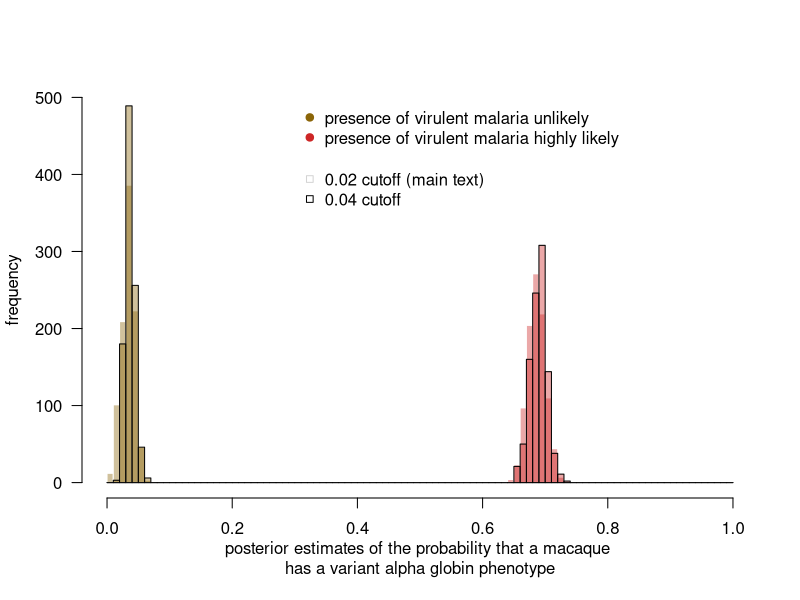
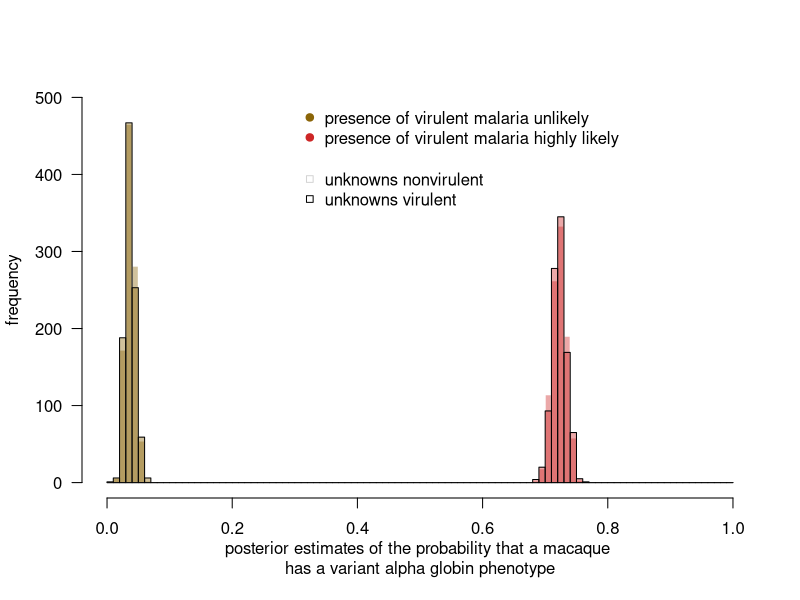
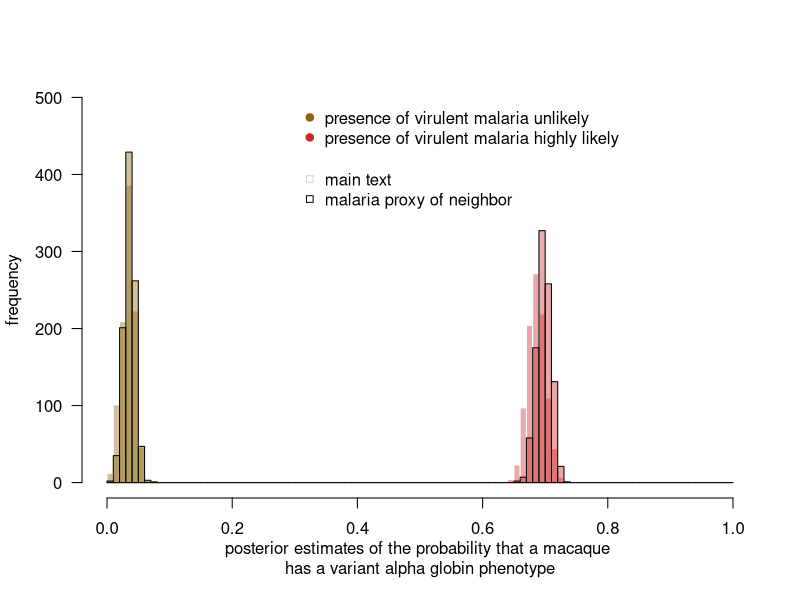
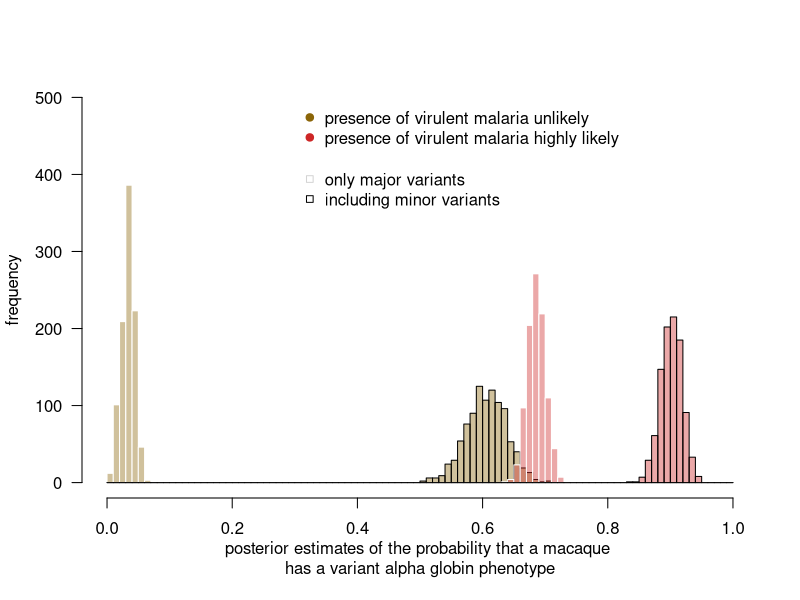

Source code (R) for these figures, in order:
#####
## SI plotting scenarios
## 2018 june 07
#####

library(scales)

scenarios = read.csv('output/bayesian_scenarios.csv', header = TRUE)

par(las = 1)
hist(scenarios$t1.0, col= alpha('darkgoldenrod4', 0.4),
     xlim=c(0,1), ylim=c(0,500), border = F,
     breaks=seq(0,0.5,0.01),
     ylab = 'frequency',
     xlab = 'posterior estimates of the probability that a macaque \nhas a variant alpha globin phenotype',
     main = '',
     cex.lab = 1,
     cex.axis = 1)
hist(scenarios$t1.1A, col=alpha('darkgoldenrod4',0.4), add=T, border = T,
     breaks=seq(0,1,0.01))
hist(scenarios$t2.0, col=alpha('firebrick3',0.4), add=T, border = F,
     breaks=seq(0,1,0.01))
hist(scenarios$t2.1A, col=alpha('firebrick3',0.4), add=T, border = T,
     breaks=seq(0,1,0.01))

legend(0.3, 500,
       legend = c('presence of virulent malaria unlikely','presence of virulent malaria highly likely'),
       pch = 19,
       bty='n',
       col= c('darkgoldenrod4','firebrick3'))
legend(0.3, 420,
       legend = c('0.02 cutoff (main text)','0.04 cutoff'),
       pch = 22,
       bty = 'n',
       col= c('lightgray','black'))


par(las = 1)
hist(scenarios$t1.2A, col= alpha('darkgoldenrod4', 0.4),
     xlim=c(0,1), ylim=c(0,500), border = F,
     breaks=seq(0,0.5,0.01),
     ylab = 'frequency',
     xlab = 'posterior estimates of the probability that a macaque \nhas a variant alpha globin phenotype',
     main = '',
     cex.lab = 1,
     cex.axis = 1)
hist(scenarios$t1.2B, col=alpha('darkgoldenrod4',0.4), add=T, border = T,
     breaks=seq(0,1,0.01))
hist(scenarios$t2.2A, col=alpha('firebrick3',0.4), add=T, border = F,
     breaks=seq(0,1,0.01))
hist(scenarios$t2.2B, col=alpha('firebrick3',0.4), add=T, border = T,
     breaks=seq(0,1,0.01))

legend(0.3, 500,
       legend = c('presence of virulent malaria unlikely','presence of virulent malaria highly likely'),
       pch = 19,
       bty='n',
       col= c('darkgoldenrod4','firebrick3'))
legend(0.3, 420,
       legend = c('unknowns nonvirulent','unknowns virulent'),
       pch = 22,
       bty = 'n',
       col= c('lightgray','black'))


par(las = 1)
hist(scenarios$t1.0, col= alpha('darkgoldenrod4', 0.4),
     xlim=c(0,1), ylim=c(0,500), border = F,
     breaks=seq(0,0.5,0.01),
     ylab = 'frequency',
     xlab = 'posterior estimates of the probability that a macaque \nhas a variant alpha globin phenotype',
     main = '',
     cex.lab = 1,
     cex.axis = 1)
hist(scenarios$t1.3, col=alpha('darkgoldenrod4',0.4), add=T, border = T,
     breaks=seq(0,1,0.01))
hist(scenarios$t2.0, col=alpha('firebrick3',0.4), add=T, border = F,
     breaks=seq(0,1,0.01))
hist(scenarios$t2.3, col=alpha('firebrick3',0.4), add=T, border = T,
     breaks=seq(0,1,0.01))

legend(0.3, 500,
       legend = c('presence of virulent malaria unlikely','presence of virulent malaria highly likely'),
       pch = 19,
       bty='n',
       col= c('darkgoldenrod4','firebrick3'))
legend(0.3, 420,
       legend = c('main text','malaria proxy of neighbor'),
       pch = 22,
       bty = 'n',
       col= c('lightgray','black'))

par(las = 1)
hist(scenarios$t1.0, col= alpha('darkgoldenrod4', 0.4),
     xlim=c(0,1), ylim=c(0,500), border = F,
     breaks=seq(0,0.5,0.01),
     ylab = 'frequency',
     xlab = 'posterior estimates of the probability that a macaque \nhas a variant alpha globin phenotype',
     main = '',
     cex.lab = 1,
     cex.axis = 1)
hist(scenarios$t1.4, col=alpha('darkgoldenrod4',0.4), add=T, border = T,
     breaks=seq(0,1,0.01))
hist(scenarios$t2.0, col=alpha('firebrick3',0.4), add=T, border = F,
     breaks=seq(0,1,0.01))
hist(scenarios$t2.4, col=alpha('firebrick3',0.4), add=T, border = T,
     breaks=seq(0,1,0.01))

legend(0.3, 500,
       legend = c('presence of virulent malaria unlikely',
                  'presence of virulent malaria highly likely'),
       pch = 19,
       bty='n',
       col= c('darkgoldenrod4','firebrick3'))
legend(0.3, 420,
       legend = c('only major variants','including minor variants'),
       pch = 22,
       bty = 'n',
       col= c('lightgray','black'))

